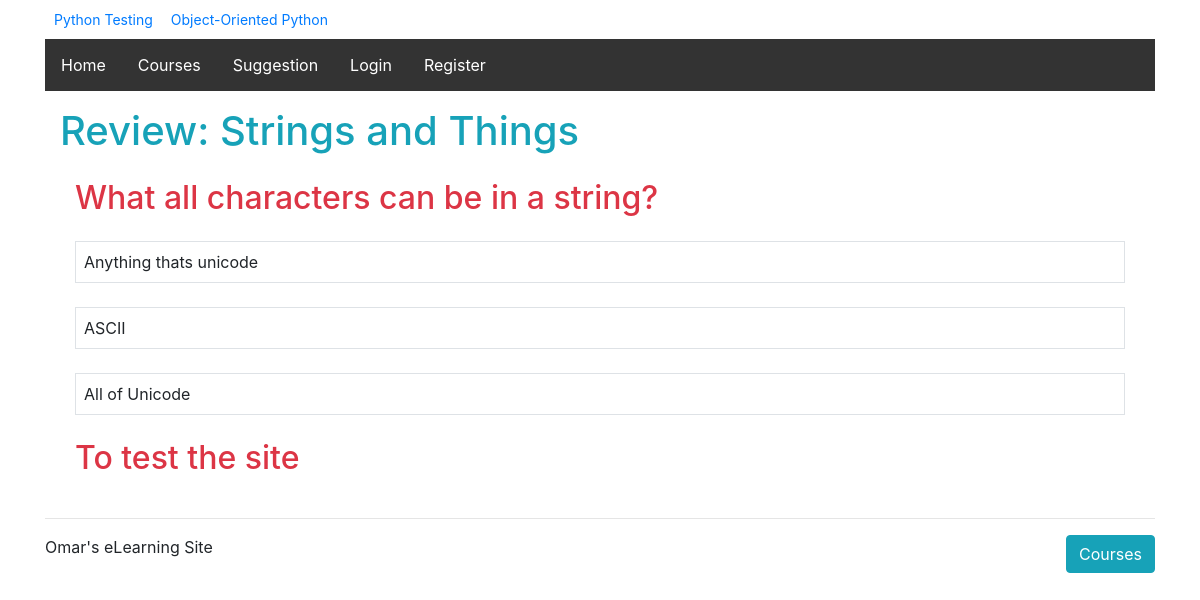
The page /courses/1/q1/ on the database its author committed.
### courses/models.py (models this page shows, shortened)
class Course(models.Model):
    created_at = models.DateTimeField(auto_now_add=True)
    title = models.CharField(max_length=255)
    description = models.TextField()
    def __str__(self):
        return self.title

class Step(models.Model):
    title = models.CharField(max_length=255)
    description = models.TextField()
    order = models.IntegerField(default=0)
    course = models.ForeignKey(Course, on_delete=models.CASCADE)
    class Meta:
        abstract = True
        ordering = ['order',]

class Quiz(Step):
    total_questions = models.IntegerField(default=4)
    class Meta:
        verbose_name_plural = "Quizzes"

class Question(models.Model):
    quiz = models.ForeignKey(Quiz, on_delete=models.CASCADE)
    order = models.IntegerField(default=0)
    prompt = models.TextField()
    class Meta:
        ordering = ['order',]

class Answer(models.Model):
    question = models.ForeignKey(Question, on_delete=models.CASCADE)
    order = models.IntegerField(default=0)
    text = models.CharField(max_length=255)
    correct = models.BooleanField(default=False)
    class Meta:
        ordering = ['order',]

### courses/views.py (the view)
# urls.py: url(r'(?P<course_pk>\d+)/q(?P<step_pk>\d+)/$', views.quiz_detail, name='quiz_detail'),
def quiz_detail(request, course_pk, step_pk):
    step = get_object_or_404(models.Quiz, course_id=course_pk, pk=step_pk)
    return render(request, 'courses/quiz_detail.html', {'step':step})

### courses/templatetags/course_extras.py (called while the page is built)
@register.simple_tag
def newest_course():
    return Course.objects.latest('created_at')

@register.inclusion_tag('courses/course_nav.html')
def nav_courses_list():
    courses = Course.objects.all()
    return {'courses':courses}

### courses/templates/courses/quiz_detail.html (shortened to what this page needs)
{% extends "layout.html" %}
{% load course_extras %}
{% block content %}
  <div class="columns container">
    <article>
        <h1 class="mb-4 text-info">{{step.title}}</h1>
        <ul class="no-bullet">
          {% for question in step.question_set.all %}
            <li class="col bg-white">
              <h2 class="mb-4 text-danger">{{ question.prompt }}</h2>
                {% for answer in question.answer_set.all %}
                  <div class="callout border border-muted p-2">
                    {{ answer.text }}
                  </div>
                  <br>
                {% endfor %}
            </li>
          {% endfor %}
        </ul>
    </article>
  </div>
{% endblock %}

### courses/templates/courses/course_nav.html (shortened to what this page needs)
<link rel="stylesheet" href="https://maxcdn.bootstrapcdn.com/bootstrap/4.0.0/css/bootstrap.min.css">
<div class="container mb-1 row">
{% for course in courses %}
    <div><a class="btn btn-sm" href="{% url 'course_detail' pk=course.pk %}">{{ course.title }}</a></div>
{% endfor %}
</div>

### assets/css/layout.css (style rules this page uses)
ul { list-style-type: none; margin: 0; padding: 0; overflow: hidden; background-color: #333; }
li { float: left; }

### rows shown on the page
Course: title "Python Testing"
Course: title "Object-Oriented Python"
Quiz: title "Review: Strings and Things"
Question: prompt "What all characters can be in a string?"
Answer: text "Anything thats unicode"
Answer: text "ASCII"
Answer: text "All of Unicode"
Question: prompt "To test the site"
